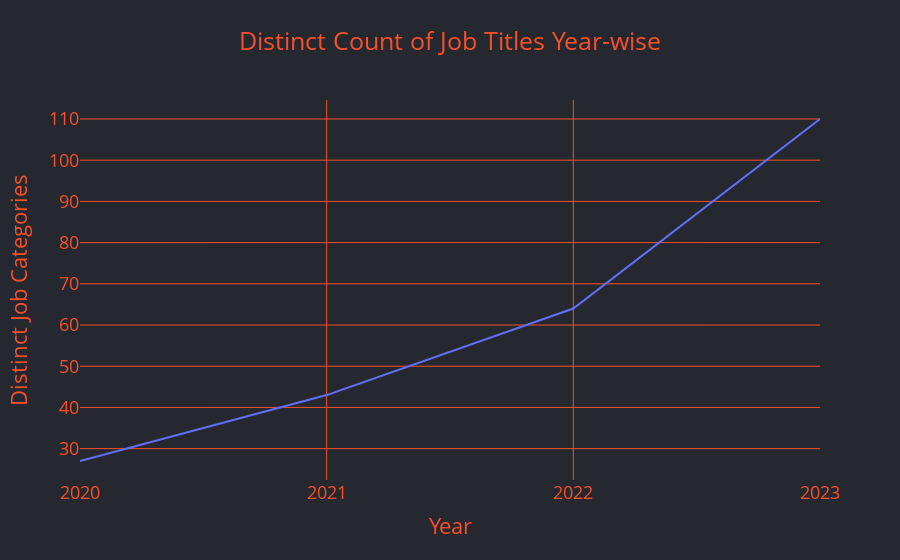

Source (notebook cell):
### Code cell
import plotly.express as px

distinct_job_titles_per_year = df.groupby('YEAR')['job_title'].nunique().reset_index(name='Distinct Job Categories')



# Plot interactive line plot
fig = px.line(distinct_job_titles_per_year, x='YEAR', y='Distinct Job Categories', 
              title='Distinct Count of Job Titles Year-wise', labels={'YEAR': 'Year', 'Distinct Job Titles': 'Count of Distinct Job Titles'},
              line_shape='linear')

fig.update_layout(
    plot_bgcolor='rgb(37, 40, 46)',  # Set plot background color to black
    paper_bgcolor='rgb(37, 40, 46)',  # Set paper background color to black
    font=dict(color='rgb(247, 80, 42)',size=18,),
    xaxis=dict(
        tickmode='linear',
        dtick=1,
        gridcolor='rgb(247, 80, 42)'),
    yaxis=dict(
        gridcolor='rgb(247, 80, 42)'),
    title=dict(x=0.5, xanchor='center')    
)
fig.write_html('plot.html')
fig.show()

### Figure 1 — Plotly figure (JSON) as saved in the notebook; plotly's stock layout.template omitted (floating-point values rounded to 4 significant figures)
{"data": [{"hovertemplate": "Year=%{x}<br>Distinct Job Categories=%{y}<extra></extra>", "legendgroup": "", "line": {"color": "#636efa", "dash": "solid", "shape": "linear"}, "marker": {"symbol": "circle"}, "mode": "lines", "name": "", "orientation": "v", "showlegend": false, "type": "scatter", "x": [2020, 2021, 2022, 2023], "xaxis": "x", "y": [27, 43, 64, 110], "yaxis": "y"}], "layout": {"font": {"color": "rgb(247, 80, 42)", "size": 18}, "legend": {"tracegroupgap": 0}, "paper_bgcolor": "rgb(37, 40, 46)", "plot_bgcolor": "rgb(37, 40, 46)", "title": {"text": "Distinct Count of Job Titles Year-wise", "x": 0.5, "xanchor": "center"}, "xaxis": {"anchor": "y", "domain": [0, 1], "dtick": 1, "gridcolor": "rgb(247, 80, 42)", "tickmode": "linear", "title": {"text": "Year"}}, "yaxis": {"anchor": "x", "domain": [0, 1], "gridcolor": "rgb(247, 80, 42)", "title": {"text": "Distinct Job Categories"}}}}
